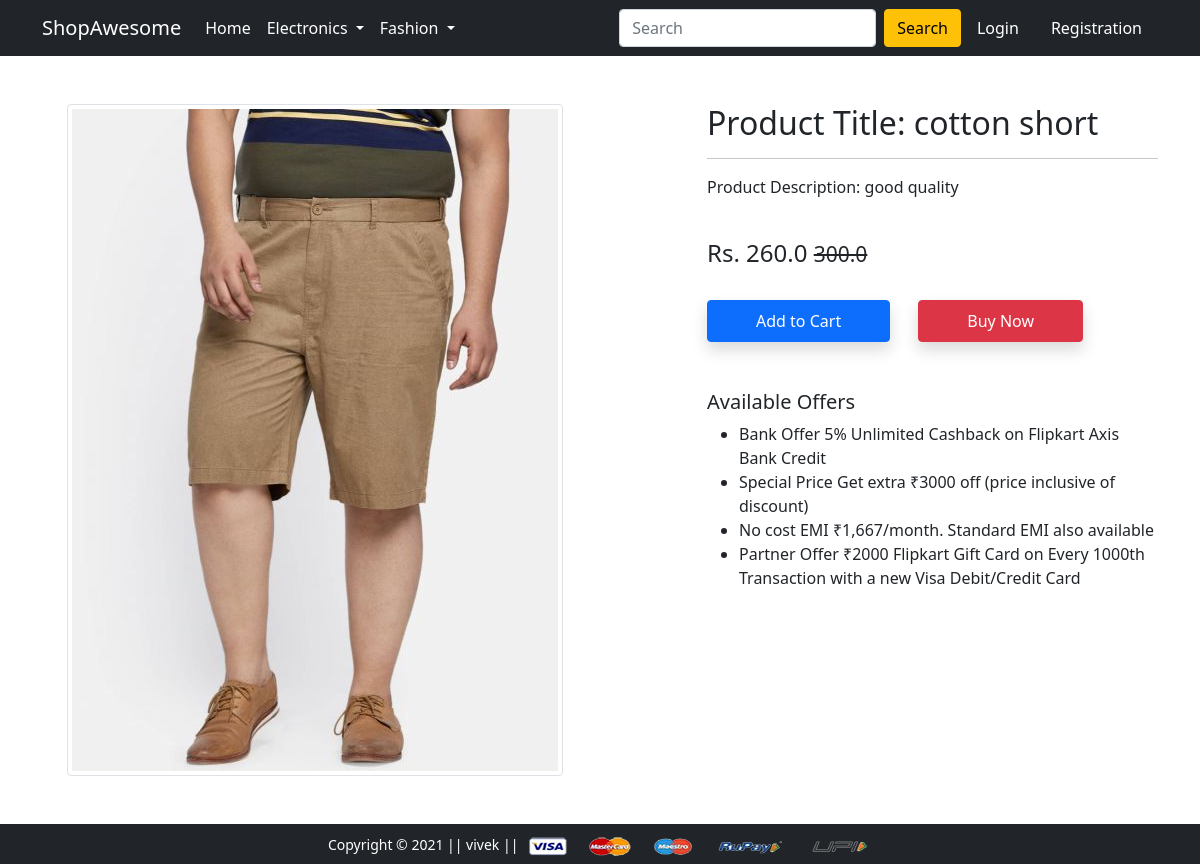
Screenshot of /product-detail/2 with the database file from the repository.
### app/models.py (models this page shows, shortened)
class Product(models.Model):
    title = models.CharField(max_length=100)
    selling_price = models.FloatField()
    discounted_price = models.FloatField()
    description = models.TextField()
    brand = models.CharField(max_length=200)
    category = models.CharField(choices=CATEGORY_CHOICE,max_length=2)
    product_image = models.ImageField(upload_to='productimg')

### app/views.py (the view)
# urls.py: path('product-detail/<int:pk>', views.product_detail.as_view(), name='product-detail'),
class product_detail(View):
 def get(self,request, pk):
  totalitem = 0
  product = Product.objects.get(pk=pk)
  item_already_in_cart = False
  if request.user.is_authenticated:
   item_already_in_cart = Cart.objects.filter(Q(product=product.id) & Q(user=request.user)).exists()
   totalitem = len(Cart.objects.filter(user=request.user))
  return render(request, 'app/productdetail.html', {'product': product, 'item_already_in_cart':item_already_in_cart,'totalitem':totalitem})

### app/templates/app/productdetail.html (shortened to what this page needs)
{% extends 'app/base.html' %}
{% load static %}
{% block main-content %}
<div class="container my-5">
 <div class="row">
  <div class="col-sm-6 text-center align-self-center">
   <img src="{{product.product_image.url}}" alt="" class="img-fluid img-thumbnail">
  </div>
  <div class="col-sm-5 offset-sm-1">
   <h2>Product Title: {{product.title}}</h2>
   <hr>
   <p>Product Description: {{product.description}}</p> <br>
   <h4>Rs. {{product.discounted_price}} <small class="fw-light text-decoration-line-through">{{product.selling_price}}</small></h4> <br>
   {% if not request.user.is_authenticated %}
     <form action="/add-to-cart" class="d-inline">
    <button type="submit" class="btn btn-primary shadow px-5 py-2">Add to Cart </button>
   </form>
   <a href="{% url 'checkout' %}" class="btn btn-danger shadow px-5 py-2 ms-4">Buy Now</a>
   {% endif %}
   <h5 class="mt-5">Available Offers</h5>
   <ul>
    <li>Bank Offer 5% Unlimited Cashback on Flipkart Axis Bank Credit</li>
    <li>Special Price Get extra ₹3000 off (price inclusive of discount)</li>
    <li>No cost EMI ₹1,667/month. Standard EMI also available</li>
    <li>Partner Offer ₹2000 Flipkart Gift Card on Every 1000th Transaction with a new Visa Debit/Credit Card</li>
   </ul>
  </div>
 </div>
</div>
{% endblock main-content %}

### rows the page displays
Product: product_image (picture), title "cotton short", description "good quality", discounted_price "260.0", selling_price "300.0"
